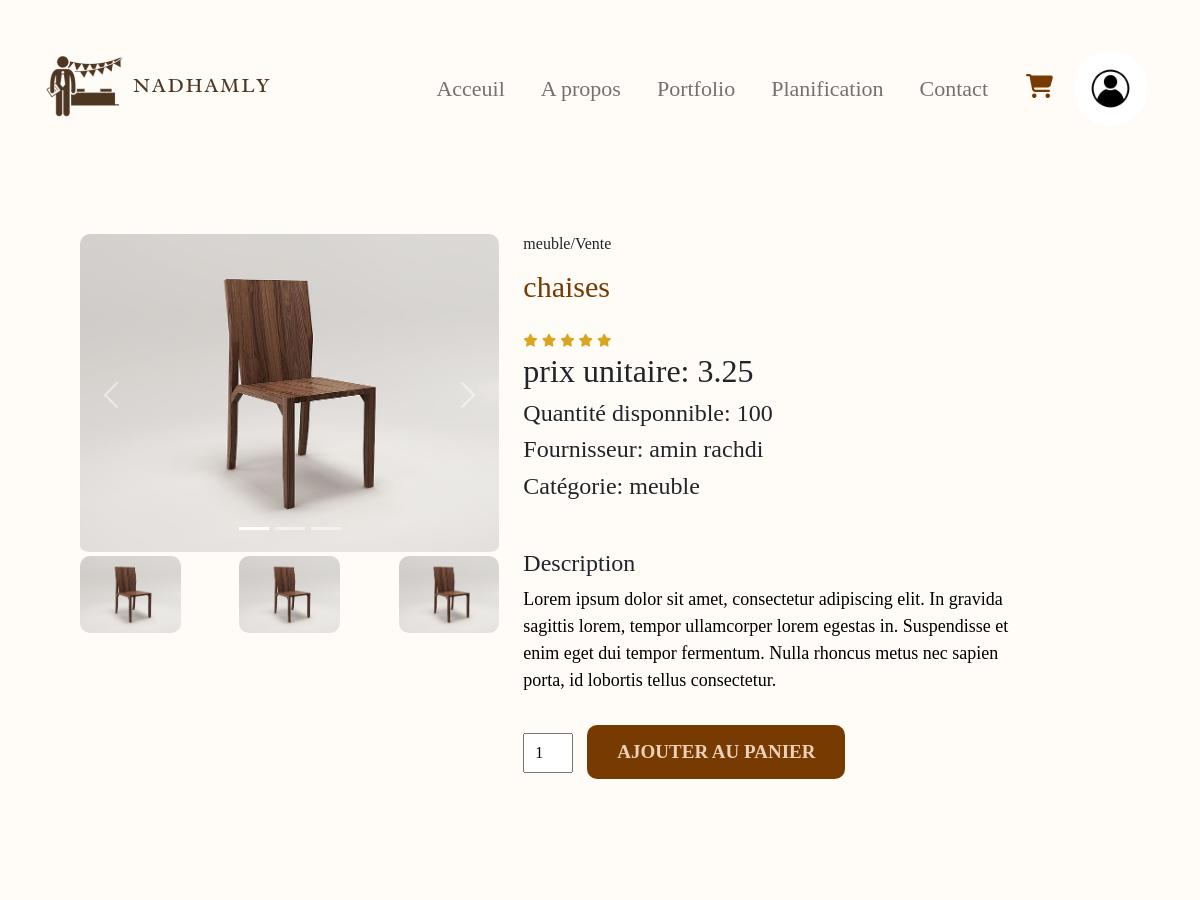
Before: /details_art_vente.php?id=662cd489c27ba (signed in, upper part) with the older database file.
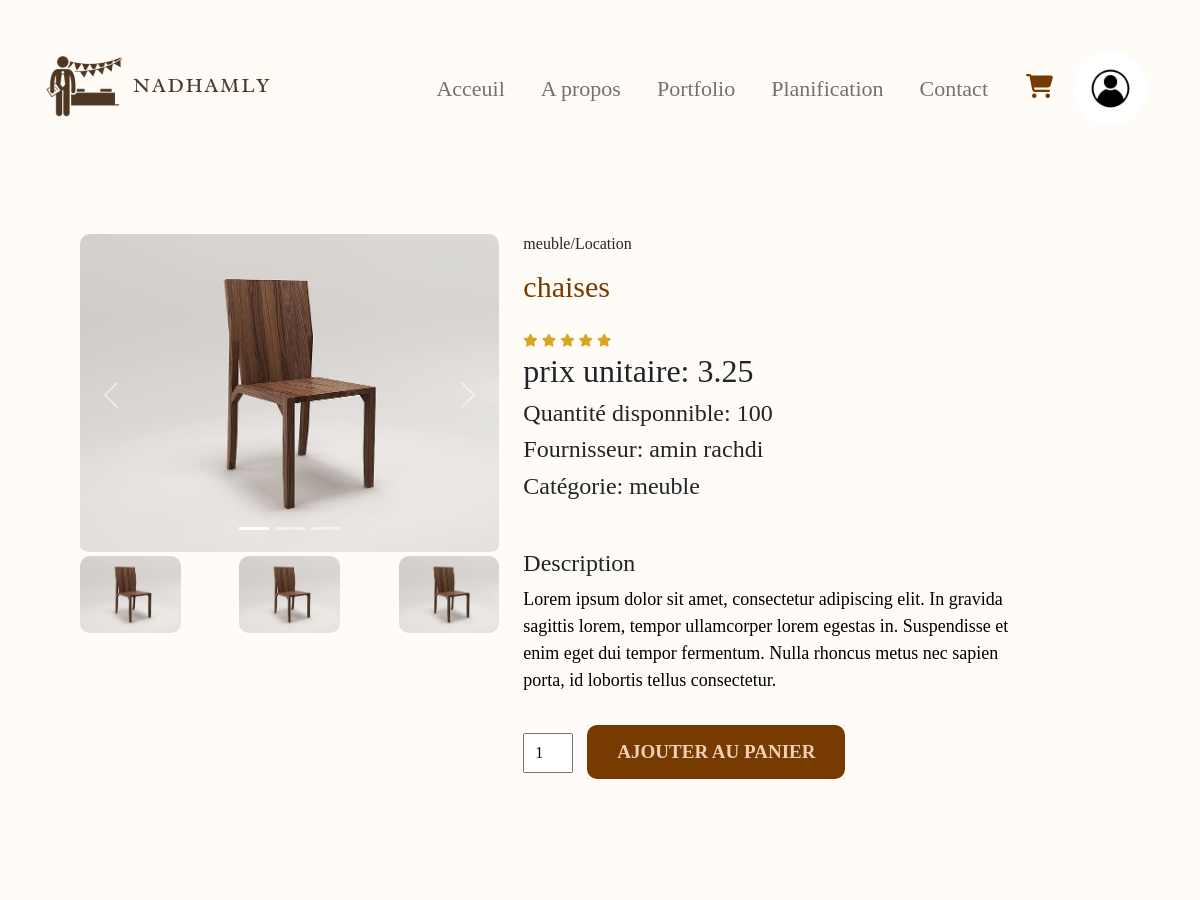
After: the same page with the newer database file.
### tables this page shows
CREATE TABLE `articles` (
  `id` varchar(15) NOT NULL,
  `libelle` varchar(30) NOT NULL,
  `description` varchar(300) NOT NULL,
  `nombre` int(11) NOT NULL,
  `prix` float NOT NULL,
  `image1` varchar(100) DEFAULT 'image_default.png',
  `image2` varchar(100) DEFAULT 'image_default.png',
  `image3` varchar(100) DEFAULT 'image_default.png',
  `categorie` varchar(20) NOT NULL,
  `dispo` int(11) NOT NULL DEFAULT 1,
  `motif` varchar(9) NOT NULL,
  `id_frs` int(11) NOT NULL
);

### details_art_vente.php (the view, shortened to what the changed rows need)
<?php
require 'config.php';
$id_article = $_GET['id'];
$sql = "SELECT * FROM `articles` WHERE id = '$id_article'";
$res = mysqli_query($conn, $sql);
$article = $res->fetch_assoc();
$sqlf = "SELECT * FROM `utilisateur` WHERE id_user = '{$article['id_frs']}'";
$resf = mysqli_query($conn, $sqlf);
$fournisseur = $resf->fetch_assoc();
?>
<!DOCTYPE html>
<html lang="en">
<head>
  <link href="https://cdn.jsdelivr.net/npm/bootstrap@5.2.1/dist/css/bootstrap.min.css" rel="stylesheet">
  <link rel="stylesheet" href="https://pro.fontawesome.com/releases/v5.10.0/css/all.css">
  <link rel="stylesheet" href="css/index.css" type="text/css">
  <link rel="stylesheet" href="css/details-art.css" type="text/css">
  <link rel="stylesheet" href="css/dropdown.css" type="text/css">
</head>
<body>
  <section class="container sproduct">
    <div class="row mt-5">
      <div class="col-lg-5 col-md-12 col-12">
        <div id="carouselExampleIndicators" class="carousel slide">
          <div class="carousel-inner">
            <?php for ($i = 1; $i <= 3; $i++) { ?>
              <div class="carousel-item <?php echo ($i == 1) ? 'active' : ''; ?>">
                <img class="img-fluid w-100 pb-1 big-img" src="images/upload/articles/<?php echo $article['image' . $i]; ?>" alt="placeholder">
              </div>
            <?php } ?>
          </div>
        </div>
        <div class="small-img-group d-flex justify-content-between">
          <?php
          for ($i = 1; $i <= 3; $i++) {
            $imageFieldName = 'image' . $i;
            $imagePath = $article[$imageFieldName];
            if (!empty($imagePath)) {
          ?>
              <div class="small-img-col">
                <img src="images/upload/articles/<?php echo $imagePath; ?>" width="100%" class="small-img" alt="placeholder" id="small-img-<?php echo $i; ?>">
              </div>
          <?php
            }
          }
          ?>
        </div>
      </div>
      <div class="col-lg-6 col-md-12 col-12">
        <h6><?php echo $article['categorie'] . "/" . $article['motif']; ?></h6>
        <h3 class="py-2"><?php echo $article['libelle']; ?></h3>
        <div class="star ">
          <i class="fas fa-star"></i>
          <i class="fas fa-star"></i>
          <i class="fas fa-star"></i>
          <i class="fas fa-star"></i>
          <i class="fas fa-star"></i>
        </div>
        <h2>prix unitaire: <?php echo $article['prix']; ?></h2>
        <h4><?php echo "Quantité disponnible: " . $article['nombre']; ?></h4>
        <h4><?php echo "Fournisseur: " . $fournisseur['nom'] . " " . $fournisseur['prenom']; ?></h4>
        <h4><?php echo "Catégorie: " . $article['categorie']; ?></h4>
        <h4 class="mt-5 ">Description</h4>
        <p><?php echo $article['description']; ?>
        </p>
        <form action="ajout_au_panier_input.php" method="post">
          <input class="quantite" type="number" name="quantite" value="1">
          <button type="submit" class="buy-btn"><i class="ri-shopping-cart-fill"></i>Ajouter au panier</button>
        </form>
      </div>
    </div>
  </section>
</body>
</html>

Changed rows visible on the page:
changed articles "chaises": motif "Vente" → "Location"
